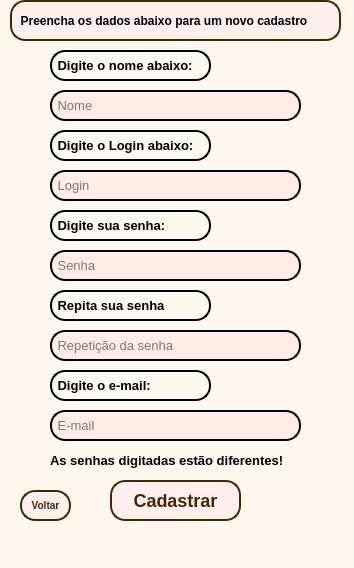
<?xml version="1.0" encoding="UTF-8"?>
<ui version="4.0">
 <class>MainWindow</class>
 <widget class="QMainWindow" name="MainWindow">
  <property name="geometry">
   <rect>
    <x>0</x>
    <y>0</y>
    <width>354</width>
    <height>568</height>
   </rect>
  </property>
  <property name="windowTitle">
   <string>MainWindow</string>
  </property>
  <property name="styleSheet">
   <string notr="true">background-color: rgb(255, 248, 238);</string>
  </property>
  <widget class="QWidget" name="centralwidget">
   <widget class="QLineEdit" name="lineEdit">
    <property name="enabled">
     <bool>false</bool>
    </property>
    <property name="geometry">
     <rect>
      <x>10</x>
      <y>0</y>
      <width>331</width>
      <height>41</height>
     </rect>
    </property>
    <property name="font">
     <font>
      <pointsize>-1</pointsize>
      <weight>75</weight>
      <bold>true</bold>
     </font>
    </property>
    <property name="styleSheet">
     <string notr="true">  background-color: rgb(255, 239, 238);
  border: 2px solid #422800;
  border-radius: 15px;
  color: rgb(0, 0, 0);
  font-weight: 600;
  font-size: 12px;
  text-align: center;</string>
    </property>
    <property name="text">
     <string>  Preencha os dados abaixo para um novo cadastro</string>
    </property>
   </widget>
   <widget class="QLineEdit" name="lineEdit_2">
    <property name="geometry">
     <rect>
      <x>50</x>
      <y>90</y>
      <width>251</width>
      <height>31</height>
     </rect>
    </property>
    <property name="font">
     <font>
      <pointsize>10</pointsize>
     </font>
    </property>
    <property name="styleSheet">
     <string notr="true">background-color: rgb(255, 237, 230);
border-radius: 15px;
border-style: outset;
border-width: 2px;</string>
    </property>
    <property name="text">
     <string/>
    </property>
    <property name="placeholderText">
     <string> Nome</string>
    </property>
   </widget>
   <widget class="QLineEdit" name="lineEdit_4">
    <property name="geometry">
     <rect>
      <x>50</x>
      <y>170</y>
      <width>251</width>
      <height>31</height>
     </rect>
    </property>
    <property name="font">
     <font>
      <pointsize>10</pointsize>
     </font>
    </property>
    <property name="styleSheet">
     <string notr="true">background-color: rgb(255, 237, 230);
border-radius: 15px;
border-style: outset;
border-width: 2px;</string>
    </property>
    <property name="text">
     <string/>
    </property>
    <property name="placeholderText">
     <string> Login</string>
    </property>
   </widget>
   <widget class="QLineEdit" name="lineEdit_5">
    <property name="geometry">
     <rect>
      <x>50</x>
      <y>250</y>
      <width>251</width>
      <height>31</height>
     </rect>
    </property>
    <property name="font">
     <font>
      <pointsize>10</pointsize>
     </font>
    </property>
    <property name="styleSheet">
     <string notr="true">background-color: rgb(255, 237, 230);
border-radius: 15px;
border-style: outset;
border-width: 2px;</string>
    </property>
    <property name="text">
     <string/>
    </property>
    <property name="echoMode">
     <enum>QLineEdit::Password</enum>
    </property>
    <property name="placeholderText">
     <string> Senha</string>
    </property>
   </widget>
   <widget class="QLineEdit" name="lineEdit_6">
    <property name="geometry">
     <rect>
      <x>50</x>
      <y>330</y>
      <width>251</width>
      <height>31</height>
     </rect>
    </property>
    <property name="font">
     <font>
      <pointsize>10</pointsize>
     </font>
    </property>
    <property name="styleSheet">
     <string notr="true">background-color: rgb(255, 237, 230);
border-radius: 15px;
border-style: outset;
border-width: 2px;</string>
    </property>
    <property name="text">
     <string/>
    </property>
    <property name="echoMode">
     <enum>QLineEdit::Password</enum>
    </property>
    <property name="placeholderText">
     <string> Repetição da senha</string>
    </property>
   </widget>
   <widget class="QPushButton" name="pushButton">
    <property name="enabled">
     <bool>true</bool>
    </property>
    <property name="geometry">
     <rect>
      <x>110</x>
      <y>480</y>
      <width>131</width>
      <height>41</height>
     </rect>
    </property>
    <property name="font">
     <font>
      <pointsize>-1</pointsize>
      <weight>75</weight>
      <bold>true</bold>
      <underline>false</underline>
      <strikeout>false</strikeout>
     </font>
    </property>
    <property name="styleSheet">
     <string notr="true">  background-color: rgb(255, 239, 238);
  border: 2px solid #422800;
  border-radius: 15px;
  box-shadow: #422800 4px 4px 0 0;
  color: #422800;
  cursor: pointer;
  display: inline-block;
  font-weight: 600;
  font-size: 18px;
  padding: 0 18px;
  line-height: 50px;
  text-align: center;
  text-decoration: none;
  user-select: none;
  -webkit-user-select: none;
  touch-action: manipulation;</string>
    </property>
    <property name="text">
     <string>Cadastrar</string>
    </property>
   </widget>
   <widget class="QLineEdit" name="lineEdit_7">
    <property name="enabled">
     <bool>false</bool>
    </property>
    <property name="geometry">
     <rect>
      <x>50</x>
      <y>130</y>
      <width>161</width>
      <height>31</height>
     </rect>
    </property>
    <property name="font">
     <font>
      <pointsize>10</pointsize>
      <weight>75</weight>
      <bold>true</bold>
     </font>
    </property>
    <property name="styleSheet">
     <string notr="true">color: rgb(0, 0, 0);
border-radius: 15px;
border-style: outset;
border-width: 2px;</string>
    </property>
    <property name="text">
     <string> Digite o Login abaixo:</string>
    </property>
   </widget>
   <widget class="QLineEdit" name="lineEdit_8">
    <property name="enabled">
     <bool>false</bool>
    </property>
    <property name="geometry">
     <rect>
      <x>50</x>
      <y>210</y>
      <width>161</width>
      <height>31</height>
     </rect>
    </property>
    <property name="font">
     <font>
      <pointsize>10</pointsize>
      <weight>75</weight>
      <bold>true</bold>
     </font>
    </property>
    <property name="styleSheet">
     <string notr="true">color: rgb(0, 0, 0);
border-radius: 15px;
border-style: outset;
border-width: 2px;</string>
    </property>
    <property name="text">
     <string> Digite sua senha:</string>
    </property>
   </widget>
   <widget class="QLineEdit" name="lineEdit_9">
    <property name="enabled">
     <bool>false</bool>
    </property>
    <property name="geometry">
     <rect>
      <x>50</x>
      <y>290</y>
      <width>161</width>
      <height>31</height>
     </rect>
    </property>
    <property name="font">
     <font>
      <pointsize>10</pointsize>
      <weight>75</weight>
      <bold>true</bold>
     </font>
    </property>
    <property name="styleSheet">
     <string notr="true">color: rgb(0, 0, 0);
border-radius: 15px;
border-style: outset;
border-width: 2px;</string>
    </property>
    <property name="text">
     <string> Repita sua senha</string>
    </property>
   </widget>
   <widget class="QPushButton" name="pushButton_2">
    <property name="enabled">
     <bool>true</bool>
    </property>
    <property name="geometry">
     <rect>
      <x>20</x>
      <y>490</y>
      <width>51</width>
      <height>31</height>
     </rect>
    </property>
    <property name="font">
     <font>
      <pointsize>-1</pointsize>
      <weight>75</weight>
      <bold>true</bold>
      <underline>false</underline>
      <strikeout>false</strikeout>
     </font>
    </property>
    <property name="styleSheet">
     <string notr="true">  background-color: rgb(255, 239, 238);
  border: 2px solid #422800;
  border-radius: 15px;
  box-shadow: #422800 4px 4px 0 0;
  color: #422800;
  cursor: pointer;
  display: inline-block;
  font-weight: 600;
  font-size: 10px;
  text-align: center;
  text-decoration: none;
  user-select: none;
  -webkit-user-select: none;
  touch-action: manipulation;</string>
    </property>
    <property name="text">
     <string>Voltar</string>
    </property>
   </widget>
   <widget class="QLineEdit" name="lineEdit_10">
    <property name="enabled">
     <bool>false</bool>
    </property>
    <property name="geometry">
     <rect>
      <x>50</x>
      <y>50</y>
      <width>161</width>
      <height>31</height>
     </rect>
    </property>
    <property name="font">
     <font>
      <pointsize>10</pointsize>
      <weight>75</weight>
      <bold>true</bold>
     </font>
    </property>
    <property name="styleSheet">
     <string notr="true">color: rgb(0, 0, 0);
border-radius: 15px;
border-style: outset;
border-width: 2px;</string>
    </property>
    <property name="text">
     <string> Digite o nome abaixo:</string>
    </property>
   </widget>
   <widget class="QLineEdit" name="lineEdit_11">
    <property name="enabled">
     <bool>false</bool>
    </property>
    <property name="geometry">
     <rect>
      <x>50</x>
      <y>370</y>
      <width>161</width>
      <height>31</height>
     </rect>
    </property>
    <property name="font">
     <font>
      <pointsize>10</pointsize>
      <weight>75</weight>
      <bold>true</bold>
     </font>
    </property>
    <property name="styleSheet">
     <string notr="true">color: rgb(0, 0, 0);
border-radius: 15px;
border-style: outset;
border-width: 2px;</string>
    </property>
    <property name="text">
     <string> Digite o e-mail:</string>
    </property>
   </widget>
   <widget class="QLineEdit" name="lineEdit_3">
    <property name="geometry">
     <rect>
      <x>50</x>
      <y>410</y>
      <width>251</width>
      <height>31</height>
     </rect>
    </property>
    <property name="font">
     <font>
      <pointsize>10</pointsize>
     </font>
    </property>
    <property name="styleSheet">
     <string notr="true">background-color: rgb(255, 237, 230);
border-radius: 15px;
border-style: outset;
border-width: 2px;</string>
    </property>
    <property name="text">
     <string/>
    </property>
    <property name="placeholderText">
     <string> E-mail</string>
    </property>
   </widget>
   <widget class="QLabel" name="label">
    <property name="geometry">
     <rect>
      <x>50</x>
      <y>450</y>
      <width>251</width>
      <height>21</height>
     </rect>
    </property>
    <property name="font">
     <font>
      <pointsize>10</pointsize>
      <weight>75</weight>
      <bold>true</bold>
     </font>
    </property>
    <property name="text">
     <string>As senhas digitadas estão diferentes!</string>
    </property>
   </widget>
  </widget>
  <widget class="QMenuBar" name="menubar">
   <property name="geometry">
    <rect>
     <x>0</x>
     <y>0</y>
     <width>354</width>
     <height>21</height>
    </rect>
   </property>
  </widget>
  <widget class="QStatusBar" name="statusbar"/>
 </widget>
 <resources/>
 <connections/>
</ui>
